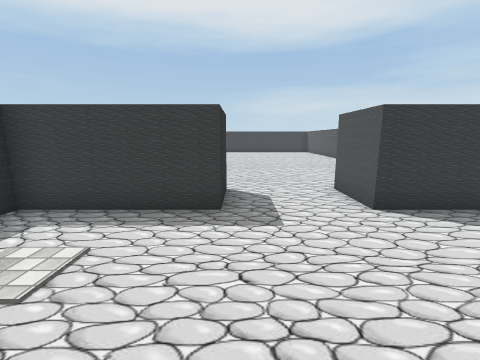
View 1 (above)

15 first-person views from a walk through a scene from a Unity 3-D project. The camera is 1.4 m above the floor, tilts 10° down and sees 90° across. The floor is counted in squares, 1 m on a side. Each view is taken from the middle of a square. On the plan, view 1 faces up. The plan holds only what a view shows up to about 13 squares ahead; the rest is blank. The place goes on beyond the plan. The player is left out. Door leaves are left out, so doorways stand open. Some surface patterns are stand-ins.

View 2
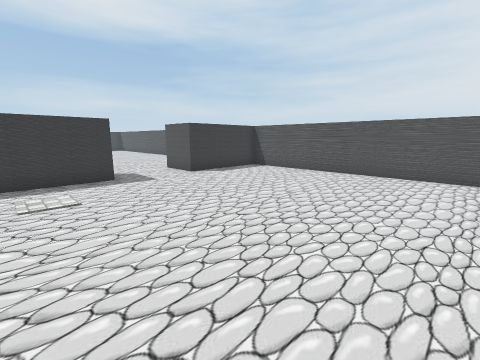

View 3
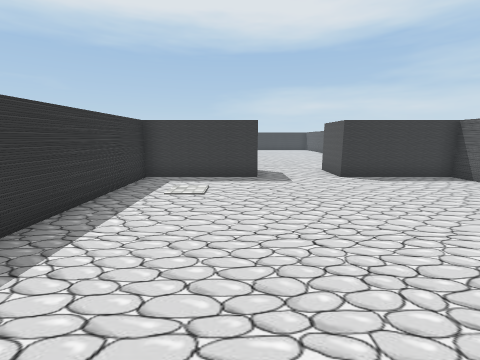

View 4
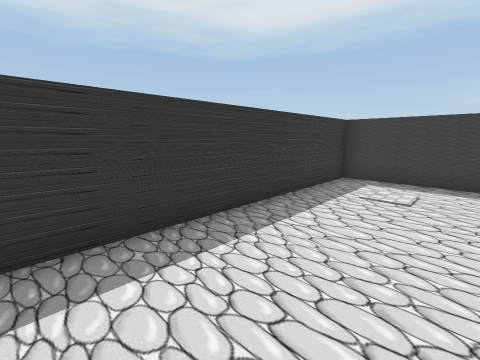

View 5
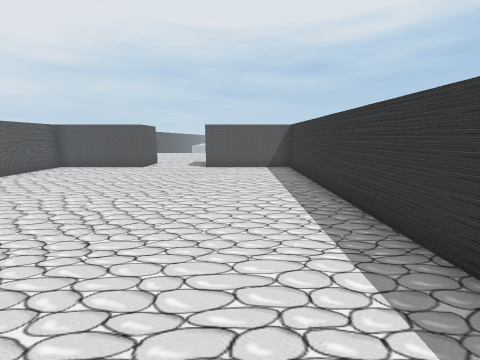

View 6
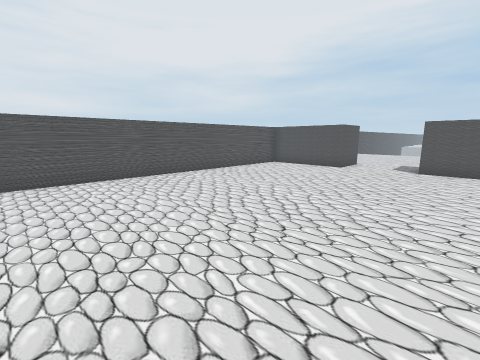

View 7
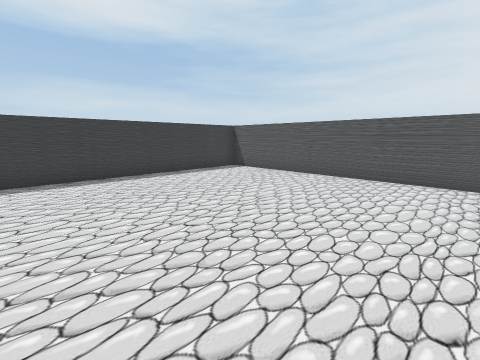

View 8
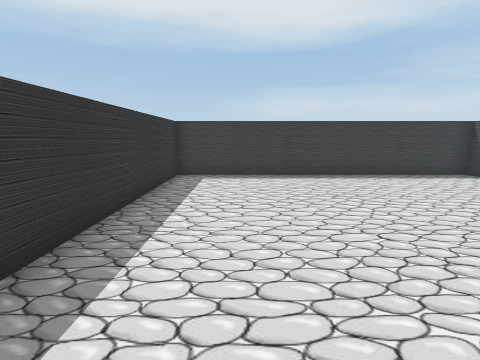

View 9
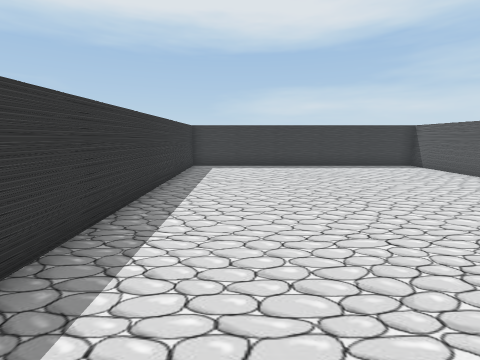

View 10
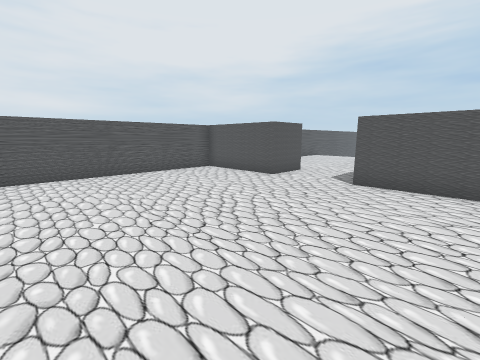

View 11
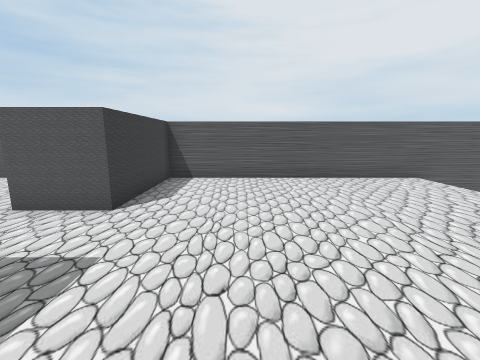

View 12
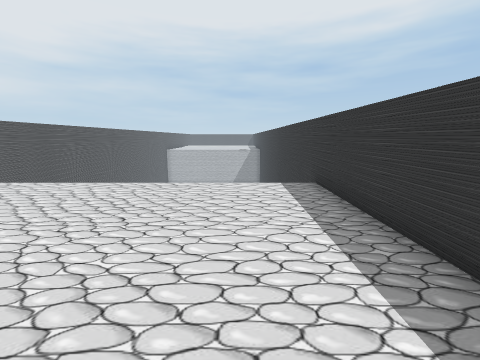

View 13
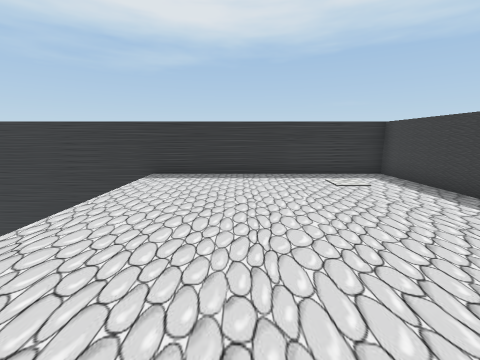

View 14
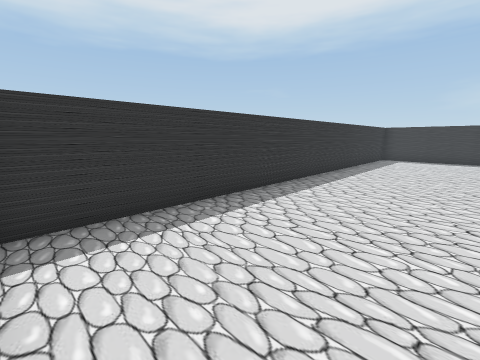

View 15
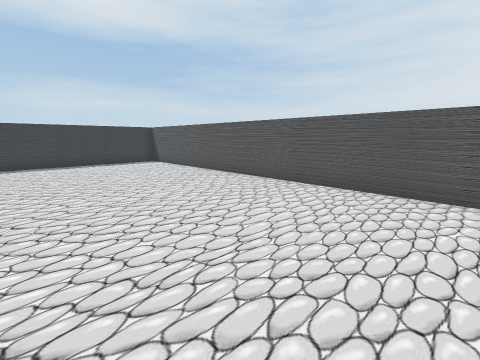

### Floor plan
Points are (right, up) in squares from view 1. A wall is a line through its corners. A room is listed if a view was taken in it or the views show most of it. See-through windows are left out.
Room 1 (views 1, 2, 3, 4, 11, 12, 13)
walls: (-0.4, 4.6) (-4.4, 4.6) (-4.4, -4.5); (6.6, -7.5) (6.6, 4.6) (2.6, 4.6)
ways out: open door at (1.5, 5.5) to room 2
Room 2 (views 5, 6, 7, 8, 9, 10, 14, 15)
walls: (2.6, 6.6) (6.6, 6.6) (6.6, 24.1) (-4.4, 24.1) (-4.4, 6.6) (-0.4, 6.6)
ways out: open door at (1.5, 5.5) to room 1

Positions as (right, up) in squares from view 1, and headings:
1: (0, 0), facing up
2: (-3, -4), facing up-right
3: (-1, -4), facing up
4: (-1, -4), facing up-left
5: (-2, 18), facing down
6: (-2, 18), facing down-right
7: (-2, 15), facing up-right
8: (-2, 15), facing up
9: (-2, 12), facing up
10: (-3, 14), facing down-right
11: (-2, 2), facing right
12: (-2, 3), facing down
13: (5, -1), facing left
14: (0, 7), facing up-left
15: (0, 10), facing up-right
